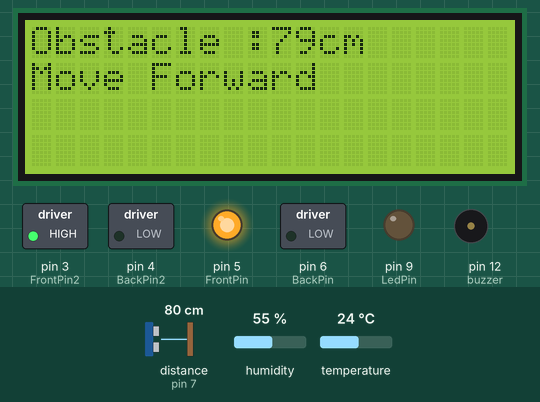
This sketch was run on a simulated Arduino Uno, built with avr-gcc and run on an emulated ATmega328P. Parts: 20×4 character LCD, switched loads named in the sketch (green lamp = pin HIGH), output pins drawn as LEDs (lit = HIGH), buzzer (waves = sounding). Wiring (inferred from the names in the program): ultrasonic range finder: trigger pin 8; echo pin 7. Dashed ring = blinking. Inputs (shaded band) come from the test bench; at power-on: distance to the obstacle (sensor on pin 7) 80 cm, humidity 55 %, temperature 24 °C. The echo pulse lasts 58.3 µs per cm; pins used as bus, display or sensor lines are not drawn; what the sketch prints to the serial monitor is not drawn.

Above: at 4.6 s.
4.7 s: distance to the obstacle (sensor on pin 7) set to 18 cm
6.2 s: distance to the obstacle (sensor on pin 7) set to 14 cm
At 7.0 s:
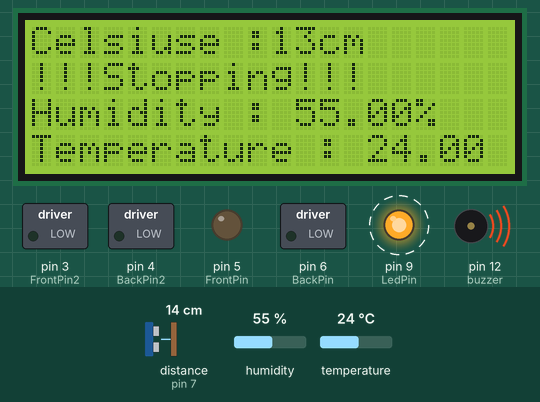
9.3 s: distance to the obstacle (sensor on pin 7) set to 2 cm
At 11.7 s:
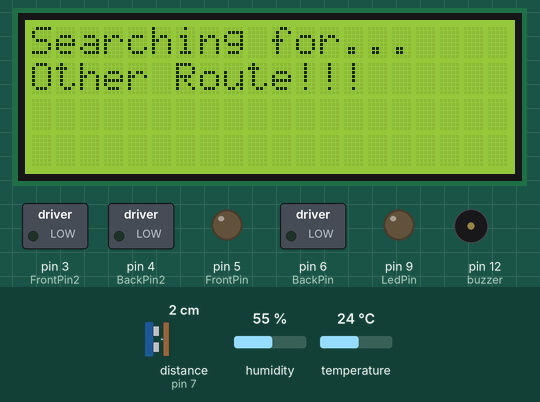
At 19.5 s:
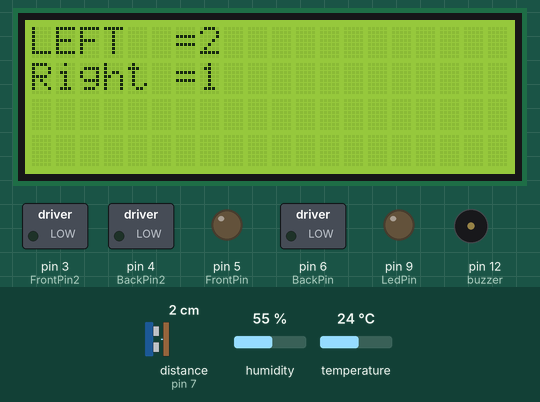
Timing chart, 0 to 26.3 s (numbered marks = the images above; inputs shaded):
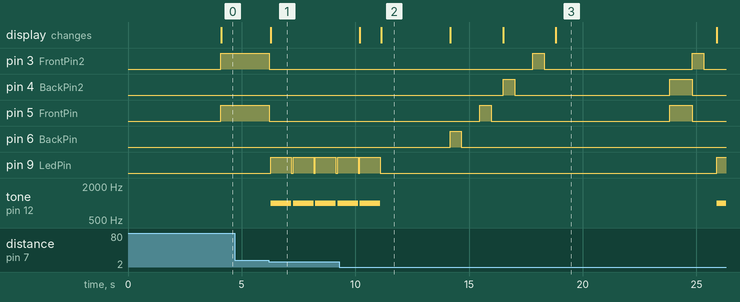

The sketch:

4wd_dht22_v1.ino
```cpp
#include <Wire.h> //This library allows communication with I2C / TWI devices.
#include <LiquidCrystal_I2C.h> //This is a library for I2C LCD displays
#include <dht.h> //Library for DTH sensors
dht DHT; // instance of dht class named DHT
LiquidCrystal_I2C lcd(0x27, 2, 1, 0, 4, 5, 6, 7, 3, POSITIVE); // Setup of Display with SDA -> A4 and SCL -> A5, in case 0x27 do not work replace with 0x3F

#define DHT22_PIN 10 // Signal Pin of DTH22
const int FrontPin2 = 3; // Side 2 motors Red Wire
const int BackPin2= 4; //Side 2 motors Black Wire
const int FrontPin = 5; // Side 1 motors Black Wire
const int BackPin= 6; //Side 1 motors Red Wire
const int Echo =7; // HR-SC04 pin
const int Trigger =8; // HR-SC04 pin
const int LedPin = 9; // Led Pin(+)is the curved or the shortest inside tube, 220R or bigger depending on led
const int buzzer = 12; // Buzzer (+) pin +100R

float hum;
float temp;
long dur;
long distance;
long distanceA;
long distanceB;
int stopcounter=0;
int mssturning = 500;
int f=0;

void setup()
{
  pinMode(buzzer, OUTPUT);
  pinMode(LedPin,OUTPUT);
  pinMode(FrontPin,OUTPUT);
  pinMode(BackPin,OUTPUT);
  pinMode(FrontPin2,OUTPUT);
  pinMode(BackPin2,OUTPUT);
  pinMode(Trigger,OUTPUT);
  pinMode(Echo,INPUT);
  Serial.begin(9600);
  lcd.begin(20,4);

}

void loop()
{
  //Starting 1 time dead time for circuit to balance
  while(f !=2){
  delay(4000);f=2;}

  digitalWrite(Trigger,LOW);
  delayMicroseconds(10);
  digitalWrite(Trigger,HIGH);
  delayMicroseconds(20);
  digitalWrite(Trigger,LOW);
  dur=pulseIn(Echo,HIGH);
  distance=dur/58.2;


if(distance>30)
{ digitalWrite(FrontPin,HIGH);
  digitalWrite(BackPin,LOW);
  digitalWrite(FrontPin2,HIGH);
  digitalWrite(BackPin2,LOW);
  Serial.println(distance);
  lcd.clear();lcd.setCursor(0,0);
  lcd.print("Obstacle :");lcd.print(distance);lcd.print("cm");
  lcd.setCursor(0,1);lcd.print("Move Forward");
  stopcounter=0;
  delay (400);
}

if(distance<15)
{
  Serial.println(distance);
  digitalWrite(FrontPin,LOW);
  digitalWrite(BackPin,LOW);
  digitalWrite(FrontPin2,LOW);
  digitalWrite(BackPin2,LOW);
  int chk =DHT.read22(DHT22_PIN);
  hum = DHT.humidity;
  temp = DHT.temperature;
  lcd.clear();lcd.setCursor(0,0);
  lcd.print("Obstacle :");lcd.print(distance);lcd.print("cm");
  lcd.setCursor(0,1);lcd.print("!!!Stopping!!!");
  lcd.setCursor(0,2);lcd.print("Humidity : ");lcd.print(hum);lcd.print("%");
  lcd.setCursor(0,3);lcd.print("Temperature : ");lcd.print(temp);lcd.print(" Celsius");
  tone(buzzer, 1000);digitalWrite(LedPin,HIGH);
  delay(900);noTone(buzzer);digitalWrite(LedPin,LOW);
  stopcounter++;
    // ean gia 2.4 second exei empodio
    if(stopcounter>4)
  {
  stopcounter=0;
  lcd.clear();lcd.setCursor(0,0);
  lcd.print("Searching for...");
  lcd.setCursor(0,1);lcd.print("Other Route!!!");
  delay(3000);
                        // peristrofh pros mia kateu8unsh
  lcd.clear();lcd.setCursor(0,0);
  lcd.print("Checking RIGHT");
  lcd.setCursor(0,1);lcd.print("!!Patience please!!");
  digitalWrite(BackPin,HIGH); delay(mssturning);
  digitalWrite(BackPin,LOW); delay(800);
  digitalWrite(Trigger,LOW);
  delayMicroseconds(10);
  digitalWrite(Trigger,HIGH);
  delayMicroseconds(20);
  digitalWrite(Trigger,LOW);
  dur=pulseIn(Echo,HIGH);
  distanceA=dur/58.2;
                        //epistrofh sthn arxikh 8esh
  digitalWrite(FrontPin,HIGH);delay(mssturning);
  digitalWrite(FrontPin,LOW);delay(500);
                        //tsekarei apo thn allh
  lcd.clear();lcd.setCursor(0,0);
  lcd.print("Checking LEFT");
  lcd.setCursor(0,1);lcd.print("!!Patience please!!");
  digitalWrite(BackPin2,HIGH);delay(mssturning);
  digitalWrite(BackPin2,LOW);delay(800);
  digitalWrite(Trigger,LOW);
  delayMicroseconds(10);
  digitalWrite(Trigger,HIGH);
  delayMicroseconds(20);
  digitalWrite(Trigger,LOW);
  dur=pulseIn(Echo,HIGH);
  distanceB=dur/58.2;
                      //epistrofh sthn arxikh 8esh
  digitalWrite(FrontPin2,HIGH);delay(mssturning);
  digitalWrite(FrontPin2,LOW);delay(500);
                    //Pairnei apofash
  lcd.clear();lcd.setCursor(0,0);
  lcd.print("LEFT  =");lcd.print(distanceA);
  lcd.setCursor(0,1);lcd.print("Right =");lcd.print(distanceB);
  delay(5000);
                                                //eligmos diafughs
    if(distanceA<15 && distanceB<15)
    {
      digitalWrite(FrontPin,HIGH);digitalWrite(BackPin2,HIGH);delay(2*mssturning);
      digitalWrite(FrontPin,LOW);digitalWrite(BackPin2,LOW);
    }

    if(distanceA>distanceB)
     {
      digitalWrite(FrontPin2,HIGH);delay(mssturning);
      digitalWrite(FrontPin2,LOW);delay(500);
     }
     if(distanceB>distanceA)
     {
      digitalWrite(FrontPin,HIGH);delay(mssturning);
      digitalWrite(FrontPin,LOW);delay(500);
     }
  }}}
```

Measured:
- the behaviour switches between 16 and 15 cm on distance to the obstacle (sensor on pin 7) (found by bisection; images 0 and 1)
- after the input at 4.7 s, every drawn part: stays the same
- after the input at 6.2 s, pin 3 (FrontPin2), pin 5 (FrontPin): HIGH → LOW at once; pin 9 (LedPin): alternates HIGH for 0.90 s and LOW for 0.08 s, starting after 0.08 s; tone on pin 12 (buzzer): alternates 1000 Hz for 0.90 s and silent for 0.08 s, starting after 0.08 s; the display: changes after 0.08 s (image 1)
- what the display in image 2 shows lasts 3.1 s, from 11.1 s to 14.2 s
